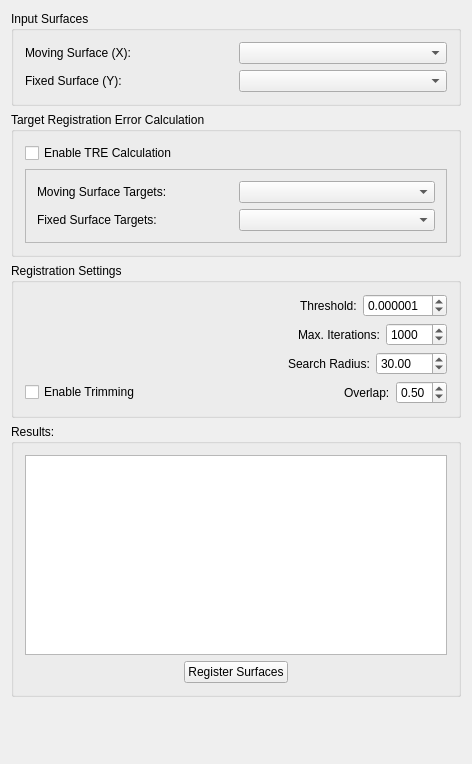
<?xml version="1.0" encoding="UTF-8"?>
<ui version="4.0">
 <class>QmitkAICPRegistrationViewControls</class>
 <widget class="QWidget" name="QmitkAICPRegistrationViewControls">
  <property name="geometry">
   <rect>
    <x>0</x>
    <y>0</y>
    <width>472</width>
    <height>764</height>
   </rect>
  </property>
  <property name="minimumSize">
   <size>
    <width>0</width>
    <height>0</height>
   </size>
  </property>
  <property name="windowTitle">
   <string>QmitkTemplate</string>
  </property>
  <layout class="QVBoxLayout" name="verticalLayout">
   <item>
    <widget class="QGroupBox" name="m_InputGroup">
     <property name="title">
      <string>Input Surfaces</string>
     </property>
     <layout class="QVBoxLayout" name="verticalLayout_2">
      <item>
       <layout class="QHBoxLayout" name="horizontalLayout">
        <item>
         <widget class="QLabel" name="m_MovingSurfaceLabel">
          <property name="text">
           <string>Moving Surface (X):</string>
          </property>
         </widget>
        </item>
        <item>
         <widget class="QmitkDataStorageComboBox" name="m_MovingSurfaceComboBox"/>
        </item>
       </layout>
      </item>
      <item>
       <layout class="QHBoxLayout" name="horizontalLayout_2">
        <item>
         <widget class="QLabel" name="m_FixedSurfaceLabel">
          <property name="text">
           <string>Fixed Surface (Y):</string>
          </property>
         </widget>
        </item>
        <item>
         <widget class="QmitkDataStorageComboBox" name="m_FixedSurfaceComboBox"/>
        </item>
       </layout>
      </item>
     </layout>
    </widget>
   </item>
   <item>
    <widget class="QGroupBox" name="m_targetGroup">
     <property name="title">
      <string>Target Registration Error Calculation</string>
     </property>
     <layout class="QVBoxLayout" name="verticalLayout_3">
      <item>
       <layout class="QHBoxLayout" name="horizontalLayout_3">
        <item>
         <widget class="QCheckBox" name="m_EnableTreCalculation">
          <property name="text">
           <string>Enable TRE Calculation</string>
          </property>
         </widget>
        </item>
        <item>
         <spacer name="horizontalSpacer_9">
          <property name="orientation">
           <enum>Qt::Horizontal</enum>
          </property>
          <property name="sizeHint" stdset="0">
           <size>
            <width>40</width>
            <height>20</height>
           </size>
          </property>
         </spacer>
        </item>
       </layout>
      </item>
      <item>
       <widget class="QFrame" name="m_TargetSelectFrame">
        <property name="frameShape">
         <enum>QFrame::StyledPanel</enum>
        </property>
        <property name="frameShadow">
         <enum>QFrame::Raised</enum>
        </property>
        <layout class="QVBoxLayout" name="verticalLayout_10">
         <item>
          <layout class="QHBoxLayout" name="horizontalLayout_5">
           <item>
            <widget class="QLabel" name="m_MovingTargetsLabel">
             <property name="text">
              <string>Moving Surface Targets:</string>
             </property>
            </widget>
           </item>
           <item>
            <widget class="QmitkDataStorageComboBox" name="m_MovingTargets"/>
           </item>
          </layout>
         </item>
         <item>
          <layout class="QHBoxLayout" name="horizontalLayout_6">
           <item>
            <widget class="QLabel" name="label_4">
             <property name="text">
              <string>Fixed Surface Targets: </string>
             </property>
            </widget>
           </item>
           <item>
            <widget class="QmitkDataStorageComboBox" name="m_FixedTargets"/>
           </item>
          </layout>
         </item>
        </layout>
       </widget>
      </item>
     </layout>
    </widget>
   </item>
   <item>
    <widget class="QGroupBox" name="groupBox">
     <property name="title">
      <string>Registration Settings</string>
     </property>
     <layout class="QVBoxLayout" name="verticalLayout_5">
      <item>
       <layout class="QHBoxLayout" name="horizontalLayout_9">
        <item>
         <spacer name="horizontalSpacer_4">
          <property name="orientation">
           <enum>Qt::Horizontal</enum>
          </property>
          <property name="sizeHint" stdset="0">
           <size>
            <width>40</width>
            <height>20</height>
           </size>
          </property>
         </spacer>
        </item>
        <item>
         <widget class="QLabel" name="m_ThresholdLabel">
          <property name="text">
           <string>Threshold:</string>
          </property>
         </widget>
        </item>
        <item>
         <widget class="QDoubleSpinBox" name="m_ThresholdSpinbox">
          <property name="decimals">
           <number>6</number>
          </property>
          <property name="singleStep">
           <double>0.000001000000000</double>
          </property>
          <property name="value">
           <double>0.000001000000000</double>
          </property>
         </widget>
        </item>
       </layout>
      </item>
      <item>
       <layout class="QHBoxLayout" name="horizontalLayout_10">
        <item>
         <spacer name="horizontalSpacer_5">
          <property name="orientation">
           <enum>Qt::Horizontal</enum>
          </property>
          <property name="sizeHint" stdset="0">
           <size>
            <width>40</width>
            <height>20</height>
           </size>
          </property>
         </spacer>
        </item>
        <item>
         <widget class="QLabel" name="m_MaxIterLabel">
          <property name="text">
           <string>Max. Iterations:</string>
          </property>
         </widget>
        </item>
        <item>
         <widget class="QSpinBox" name="m_MaxIterationsSpinbox">
          <property name="maximum">
           <number>10000</number>
          </property>
          <property name="singleStep">
           <number>10</number>
          </property>
          <property name="value">
           <number>1000</number>
          </property>
         </widget>
        </item>
       </layout>
      </item>
      <item>
       <layout class="QHBoxLayout" name="horizontalLayout_12">
        <item>
         <spacer name="horizontalSpacer_6">
          <property name="orientation">
           <enum>Qt::Horizontal</enum>
          </property>
          <property name="sizeHint" stdset="0">
           <size>
            <width>40</width>
            <height>20</height>
           </size>
          </property>
         </spacer>
        </item>
        <item>
         <widget class="QLabel" name="label">
          <property name="text">
           <string>Search Radius:</string>
          </property>
         </widget>
        </item>
        <item>
         <widget class="QDoubleSpinBox" name="m_SearchRadius">
          <property name="minimum">
           <double>1.000000000000000</double>
          </property>
          <property name="maximum">
           <double>1000.000000000000000</double>
          </property>
          <property name="value">
           <double>30.000000000000000</double>
          </property>
         </widget>
        </item>
       </layout>
      </item>
      <item>
       <layout class="QHBoxLayout" name="horizontalLayout_4">
        <item>
         <widget class="QCheckBox" name="m_EnableTrimming">
          <property name="text">
           <string>Enable Trimming</string>
          </property>
         </widget>
        </item>
        <item>
         <spacer name="horizontalSpacer_3">
          <property name="orientation">
           <enum>Qt::Horizontal</enum>
          </property>
          <property name="sizeHint" stdset="0">
           <size>
            <width>40</width>
            <height>20</height>
           </size>
          </property>
         </spacer>
        </item>
        <item>
         <widget class="QLabel" name="m_TrimmFactorLabel">
          <property name="text">
           <string>Overlap:</string>
          </property>
         </widget>
        </item>
        <item>
         <widget class="QDoubleSpinBox" name="m_TrimmFactorSpinbox">
          <property name="decimals">
           <number>2</number>
          </property>
          <property name="maximum">
           <double>0.990000000000000</double>
          </property>
          <property name="singleStep">
           <double>0.100000000000000</double>
          </property>
          <property name="value">
           <double>0.500000000000000</double>
          </property>
         </widget>
        </item>
       </layout>
      </item>
     </layout>
    </widget>
   </item>
   <item>
    <widget class="QGroupBox" name="m_ResultGroup">
     <property name="title">
      <string>Results:</string>
     </property>
     <layout class="QVBoxLayout" name="verticalLayout_4">
      <item>
       <layout class="QHBoxLayout" name="horizontalLayout_8">
        <item>
         <widget class="QTextEdit" name="m_TextEdit">
          <property name="minimumSize">
           <size>
            <width>0</width>
            <height>200</height>
           </size>
          </property>
          <property name="maximumSize">
           <size>
            <width>16777215</width>
            <height>200</height>
           </size>
          </property>
         </widget>
        </item>
       </layout>
      </item>
      <item>
       <layout class="QHBoxLayout" name="horizontalLayout_7">
        <item>
         <spacer name="horizontalSpacer">
          <property name="orientation">
           <enum>Qt::Horizontal</enum>
          </property>
          <property name="sizeHint" stdset="0">
           <size>
            <width>40</width>
            <height>20</height>
           </size>
          </property>
         </spacer>
        </item>
        <item>
         <widget class="QPushButton" name="m_RegisterSurfaceButton">
          <property name="text">
           <string>Register Surfaces</string>
          </property>
         </widget>
        </item>
        <item>
         <spacer name="horizontalSpacer_2">
          <property name="orientation">
           <enum>Qt::Horizontal</enum>
          </property>
          <property name="sizeHint" stdset="0">
           <size>
            <width>40</width>
            <height>20</height>
           </size>
          </property>
         </spacer>
        </item>
       </layout>
      </item>
     </layout>
    </widget>
   </item>
   <item>
    <spacer name="verticalSpacer">
     <property name="orientation">
      <enum>Qt::Vertical</enum>
     </property>
     <property name="sizeHint" stdset="0">
      <size>
       <width>20</width>
       <height>40</height>
      </size>
     </property>
    </spacer>
   </item>
  </layout>
 </widget>
 <layoutdefault spacing="6" margin="11"/>
 <customwidgets>
  <customwidget>
   <class>QmitkDataStorageComboBox</class>
   <extends>QComboBox</extends>
   <header>QmitkDataStorageComboBox.h</header>
  </customwidget>
 </customwidgets>
 <resources/>
 <connections/>
</ui>
